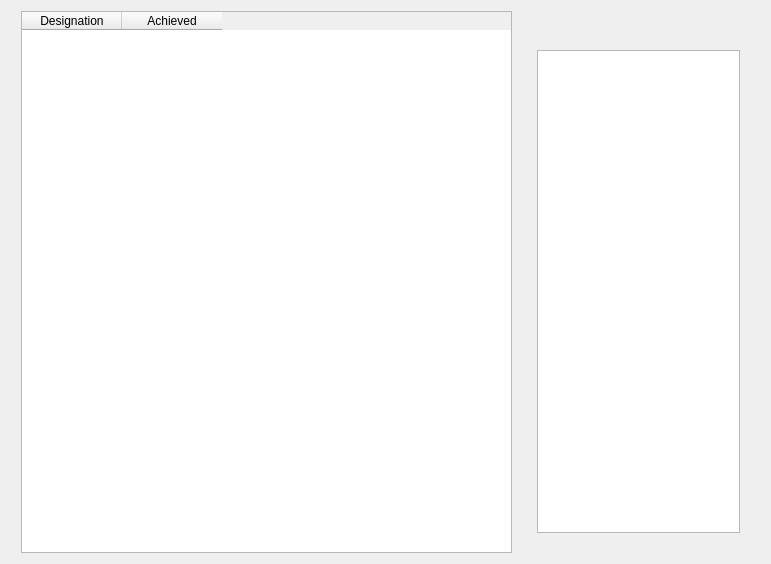
<?xml version="1.0" encoding="UTF-8"?>
<ui version="4.0">
 <class>RewardOverview</class>
 <widget class="QDialog" name="RewardOverview">
  <property name="geometry">
   <rect>
    <x>0</x>
    <y>0</y>
    <width>771</width>
    <height>564</height>
   </rect>
  </property>
  <property name="windowTitle">
   <string>Reward Overview</string>
  </property>
  <layout class="QHBoxLayout" name="horizontalLayout_2">
   <item>
    <widget class="QTableWidget" name="tableWidget">
     <property name="maximumSize">
      <size>
       <width>491</width>
       <height>16777215</height>
      </size>
     </property>
     <property name="editTriggers">
      <set>QAbstractItemView::NoEditTriggers</set>
     </property>
     <property name="selectionMode">
      <enum>QAbstractItemView::SingleSelection</enum>
     </property>
     <property name="selectionBehavior">
      <enum>QAbstractItemView::SelectRows</enum>
     </property>
     <property name="sortingEnabled">
      <bool>true</bool>
     </property>
     <column>
      <property name="text">
       <string>Designation</string>
      </property>
     </column>
     <column>
      <property name="text">
       <string>Achieved</string>
      </property>
     </column>
    </widget>
   </item>
   <item>
    <widget class="QFrame" name="frame">
     <property name="maximumSize">
      <size>
       <width>221</width>
       <height>521</height>
      </size>
     </property>
     <layout class="QVBoxLayout" name="verticalLayout_3">
      <item>
       <layout class="QVBoxLayout" name="verticalLayout_2">
        <item>
         <widget class="QLabel" name="desLabel">
          <property name="maximumSize">
           <size>
            <width>217</width>
            <height>16777215</height>
           </size>
          </property>
          <property name="text">
           <string/>
          </property>
         </widget>
        </item>
        <item>
         <widget class="QTextEdit" name="desDescriptionBox">
          <property name="maximumSize">
           <size>
            <width>217</width>
            <height>16777215</height>
           </size>
          </property>
          <property name="readOnly">
           <bool>true</bool>
          </property>
         </widget>
        </item>
       </layout>
      </item>
     </layout>
    </widget>
   </item>
  </layout>
 </widget>
 <resources/>
 <connections/>
</ui>
